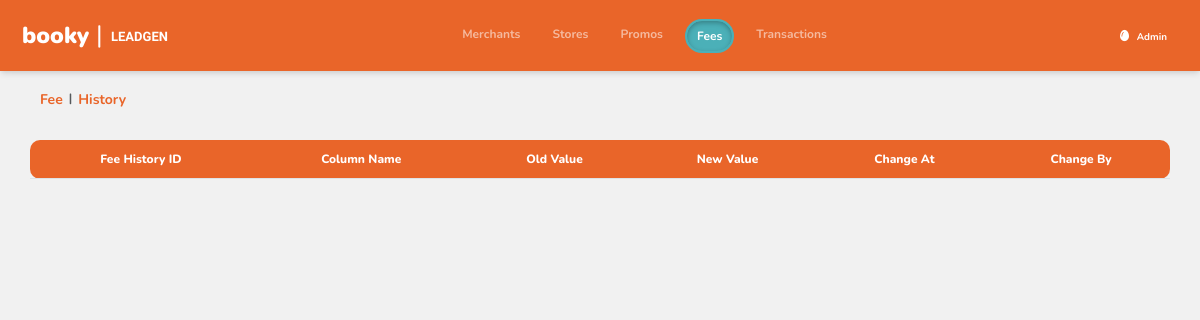
/fee/history.php?fee_id=99b452d9-4988-11ef-b69a-0a002700000d (signed in), run on an earlier commit of the app's database.
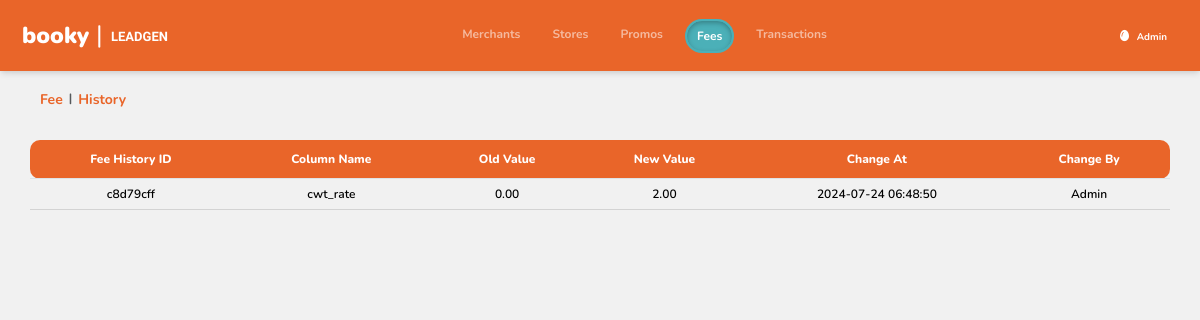
And on a later commit of the database.
### tables this page shows
CREATE TABLE `fee_history` (
  `fee_history_id` varchar(36) NOT NULL,
  `fee_id` varchar(36) NOT NULL,
  `column_name` varchar(50) NOT NULL,
  `old_value` varchar(50) NOT NULL,
  `new_value` varchar(50) NOT NULL,
  `changed_at` timestamp NOT NULL DEFAULT current_timestamp(),
  `changed_by` varchar(36) DEFAULT NULL
);

CREATE TABLE `user` (
  `user_id` varchar(36) NOT NULL,
  `email_address` varchar(100) NOT NULL,
  `password` varchar(100) NOT NULL,
  `name` varchar(100) NOT NULL,
  `type` enum('Admin','User') NOT NULL DEFAULT 'User',
  `department` enum('Admin','Finance','Operations') DEFAULT NULL,
  `status` enum('Active','Inactive') NOT NULL DEFAULT 'Active',
  `created_at` timestamp NOT NULL DEFAULT current_timestamp(),
  `updated_at` timestamp NOT NULL DEFAULT current_timestamp()
);

### fee/history.php (the view, shortened to what this page needs)
<?php include("../header.php")?>
<?php
$fee_id = isset($_GET['fee_id']) ? $_GET['fee_id'] : '';
function displayFeeHistory($fee_id) {
    global $conn, $type;
    $sql = "SELECT fh.*, u.name AS changed_by_name
            FROM fee_history AS fh
            LEFT JOIN user AS u ON fh.changed_by = u.user_id
            WHERE fh.fee_id = ?";
    $stmt = $conn->prepare($sql);
    $stmt->bind_param("s", $fee_id);
    $stmt->execute();
    $result = $stmt->get_result();
    if ($result->num_rows > 0) {
        while ($row = $result->fetch_assoc()) {
            $shortFeeId = substr($row['fee_history_id'], 0, 8);
            echo "<tr>";
            echo "<td style='text-align:center;'>" . $shortFeeId . "</td>";
            echo "<td style='text-align:center;'>" . $row['column_name'] . "</td>";
            echo "<td style='text-align:center;'>" . $row['old_value'] . "</td>";
            echo "<td style='text-align:center;'>" . $row['new_value'] . "</td>";
            echo "<td style='text-align:center;'>" . $row['changed_at'] . "</td>";
            echo "<td style='text-align:center;'>" . $row['changed_by_name'] . "</td>";
            echo "</tr>";
        }
    }
}
?>
<!DOCTYPE html>
<html lang="en">
<head>
    <link href="https://cdn.jsdelivr.net/npm/bootstrap@5.3.3/dist/css/bootstrap.min.css" rel="stylesheet">
    <link rel='stylesheet' href='https://cdn.datatables.net/1.13.5/css/dataTables.bootstrap5.min.css'>
    <link rel='stylesheet' href='https://cdnjs.cloudflare.com/ajax/libs/font-awesome/4.6.3/css/font-awesome.min.css'>
    <link rel="stylesheet" href="../style.css">
</head>
<body>
<div class="cont-box">
    <div class="custom-box pt-4">
        <div class="sub" style="text-align:left;">
            <div class="voucher-type">
                <div class="row pb-2 title" aria-label="breadcrumb">
                    <nav aria-label="breadcrumb">
                        <ol class="breadcrumb" style="--bs-breadcrumb-divider: '|';">
                            <li class="breadcrumb-item"><a href="index.php" style="color:#E96529; font-size:14px;">Fee</a></li>
                            <li class="breadcrumb-item"><a href="#" onclick="location.reload();" style="color:#E96529; font-size:14px;">History</a></li>
                        </ol>
                    </nav>
                </div>
            </div>
            <div class="content" style="width:95%;margin-left:auto;margin-right:auto;">
                <table id="example" class="table bord" style="width:100%;">
                    <thead>
                        <tr>
                            <th style="padding:10px;border-top-left-radius:10px;border-bottom-left-radius:10px;">Fee History ID</th>
                            <th style="padding:10px;">Column Name</th>
                            <th style="padding:10px;">Old Value</th>
                            <th style="padding:10px;">New Value</th>
                            <th style="padding:10px;">Change At</th>
                            <th style="padding:10px;border-top-right-radius:10px;border-bottom-right-radius:10px;">Change By</th>
                        </tr>
                    </thead>
                    <tbody id="dynamicTableBody">
                    <?php displayFeeHistory($fee_id); ?>
                    </tbody>
                </table>
            </div>
        </div>
    </div>
</div>
</body>
</html>

What changed in the data, as far as the page shows it:
added fee_history: fee_history_id "c8d79cff", column_name "cwt_rate", old_value "0.00", new_value "2.00", changed_at "2024-07-24 06:48:50", user.name "Admin"
